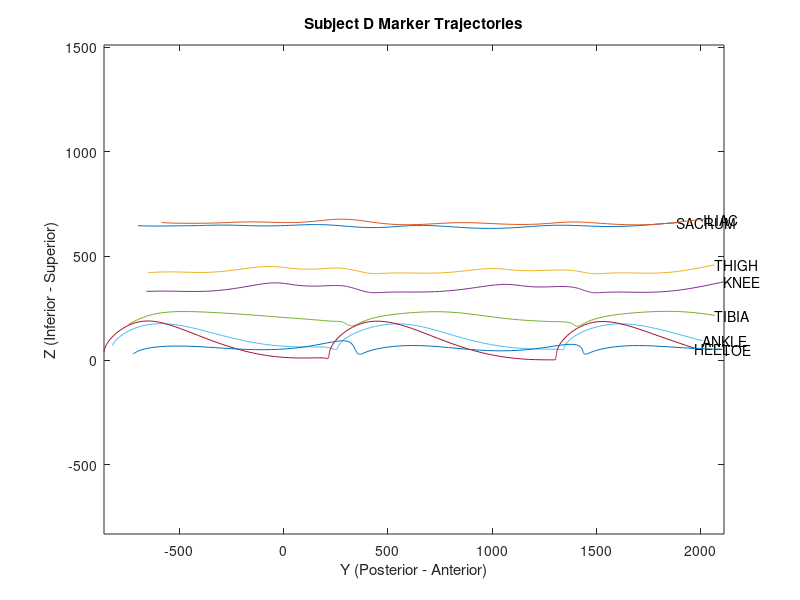
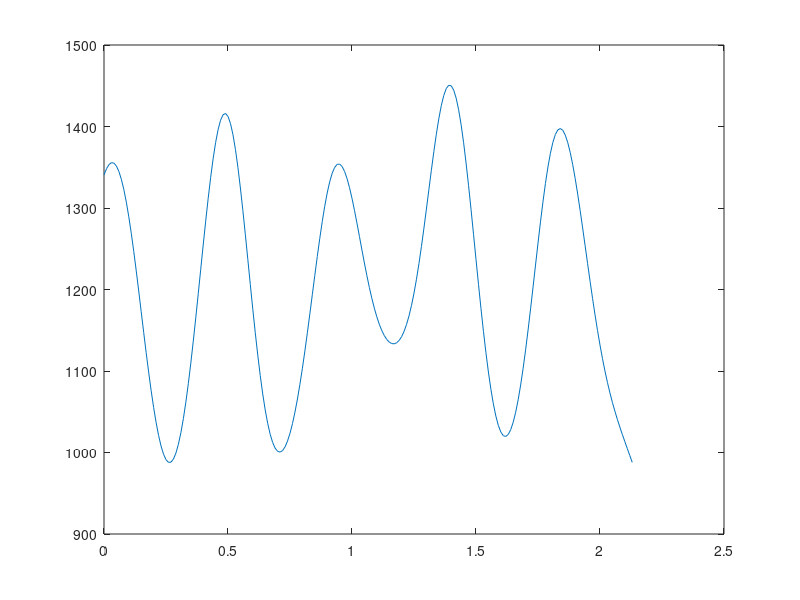

The MATLAB script that drew these images, in order: (Note: this script raises an error after producing the figures.)
%% gait.m -- Starter File for Gait Data Analysis
%% B17 Biomechanics -- Hilary Term 2021
%%%%%%%%%%%%%%%%%%%%%%%%%%%%%%%%%%%%%%%%%%%%%%%%%%%%%%%%%%%
clear all

% Load data into arrays Xmk (markers) and Xfp (forceplate) for Subject D
mk = csvread('Subject-D-markers.csv');
fp = csvread('Subject-D-forceplate.csv');

% Find the number of rows and columns in the input files
[rmk,cmk] = size(mk);    [rfp,cfp] = size(fp);

% initialize arrays of datapt number in marker file & assign to an array
% note that ':' means 'all the rows (or columns)'
datapt = zeros(rmk,1);
datapt(:,1) = mk(:,1);

% Initialize arrays for marker data (right leg only)
sac = zeros(rmk,3);      % sacrum (SACR)
asi = zeros(rmk,3);      % anterior superior iliac spine (ASIS)
thi = zeros(rmk,3);      % thigh wand marker (THI) 
kne = zeros(rmk,3);      % lateral femoral condyle (KNE)
tib = zeros(rmk,3);      % tibia wand marker (TIB)
ank = zeros(rmk,3);      % later malleolus (LMA)
hee = zeros(rmk,3);      % heel (HEE)
toe = zeros(rmk,3);      % 2nd metatarsal head (TOE)

% Assign xyz coordinates of markers to right side sacrum, asis, thigh, knee,
% ankle, heel, and toe arrays
sac(:,1:3) = mk(:,2:4);
asi(:,1:3) = mk(:,8:10);             
thi(:,1:3) = mk(:,29:31);      
kne(:,1:3) = mk(:,32:34); 
tib(:,1:3) = mk(:,35:37);
ank(:,1:3) = mk(:,38:40);      
hee(:,1:3) = mk(:,41:43);      
toe(:,1:3) = mk(:,44:46);    

%%%%%%%%%%%%% YOU NEED TO CONTINUE THE CODE FROM HERE 

% Plot yz trajectories
     figure(1)
     plot(sac(:,2),sac(:,3))
     hold on
     text(sac(rmk,2),sac(rmk,3),'SACRUM')
     
     plot(asi(:,2),asi(:,3))
     text(asi(rmk,2),asi(rmk,3),'ILIAC')
     
% continue with rest of markers     
    plot(thi(:,2), thi(:,3))
    text(thi(rmk,2), thi(rmk,3), 'THIGH')
    
    plot(kne(:,2), kne(:,3))
    text(kne(rmk, 2),kne(rmk,3), 'KNEE')
    
    plot(tib(:,2), tib(:,3))
    text(tib(rmk, 2),tib(rmk,3),'TIBIA')
    
    plot(ank(:,2), ank(:,3))
    text(ank(rmk, 2), ank(rmk,3), 'ANKLE')
    
    plot(hee(:,2), hee(:,3))
    text(hee(rmk, 2), hee(rmk,3), 'HEEL')
    
    plot(toe(:,2), toe(:,3))
    text(toe(rmk, 2), toe(rmk,3), 'TOE')
    hold off
    
     xlabel('Y (Posterior - Anterior)')
     ylabel('Z (Inferior - Superior)')
     title('Subject D Marker Trajectories')
     axis equal
     
% compute com velocity (by approximating the com to the sacrum)
sample_rate = 100; % [Hz]
vel_com = (sac(2:end, :) - sac(1:end-1, :))*sample_rate; % first order approximation to velocity


time = (datapt - datapt(1))/sample_rate; % calculate time from the marker index


figure(2)
plot(time(1:end-1), vel_com(:,2))
avg_forvel = mean(vel_com(:,2));
hold on
yline(avg_forvel, '--')
hold off
legend('COM', 'avg')
xlabel('time (s)')
ylabel('forward velocity (mms^{-1})')

% compute shank lengths in the YZ plane and in cartesian coordinates
shank_vec = ank - kne;
shank_length_3d = vecnorm(shank_vec');
shank_length_yz = vecnorm(shank_vec(:,2:3)');
figure(3)
plot(time, shank_length_3d) 
hold on
plot(time, shank_length_yz)
legend('3D', 'YZ');
ylabel('length (mm)')
xlabel('time (s)')
   hold off
   
% plot foot section vertical trajcetory
figure(4)


% indices of events
FF = 384; % foot flat
HS = 364; % heel strike
HO = 404; % heel off
TO = 426; % retrospectively included

gait_pos = [ FF, HS, HO, TO ];
gait_idx = gait_pos - datapt(1) + 1;
% get indices


plot(datapt, ank(:,3));
hold on
plot(datapt, hee(:,3), '-o', 'MarkerIndices', gait_idx([2,3]));
plot(datapt, toe(:,3), '-o', 'MarkerIndices', gait_idx([1,4]));
text(FF, toe(gait_idx(1),3), 'FF')
text(HS, hee(gait_idx(2),3), 'HS')  
text(HO, hee(gait_idx(3),3), 'HO')
text(TO, toe(gait_idx(4),3), 'TO')
hold off
legend('Ankle', 'Heel', 'Toe')
xlabel('Marker index')
ylabel('Z position (mm)')

% force plate data processing
datafp = fp(:,1);
Fz = fp(:,4);

figure(5)
plot(datafp, Fz)
xlabel('fp data point')
ylabel('Vertical reaction force (N)')

% calculate knee angle

figure(6)
thigh_vec_yz = kne(:, 2:3) - asi(:, 2:3);
thigh_length_yz = vecnorm(thigh_vec_yz');
knee_angle = acos(sum(thigh_vec_yz.*shank_vec(:,2:3),2)'./thigh_length_yz./shank_length_yz)*180/pi; % use dot product angle equation
plot(datapt, knee_angle);
xlabel('marker index')
ylabel('Knee angle, (^\circ) +ve flexion');

% calculate stride length
HS1 = gait_idx(1);
HS2 = 458 - datapt(1) + 1; % get indices of strikes
stride_length = hee(HS2, 2) - hee(HS1, 2) % compute heel travel
cadence = 60*2*100/(HS2 - HS1) % compute steps/min 

